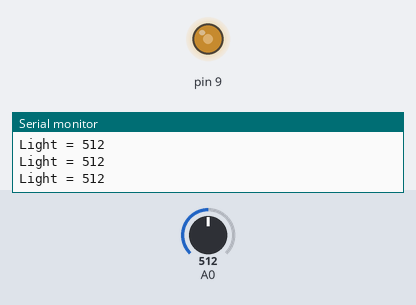
Bench run of a sketch on a simulated Arduino Uno, built with avr-gcc and run on an emulated ATmega328P. Parts: output pins drawn as LEDs (lit = HIGH), the last lines printed to the serial monitor. Inputs (shaded band) come from the test bench; at power-on: A0 = 512.

Above: at 1.2 s.
1.3 s: A0 set to 306
At 1.9 s:
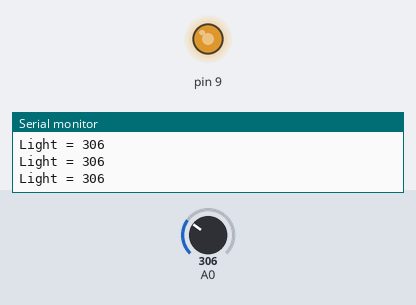
2.8 s: A0 set to 122
At 3.2 s:
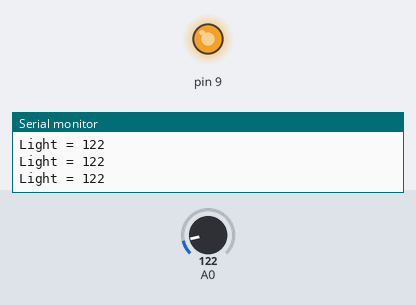
4.3 s: A0 set to 900
At 5.5 s:
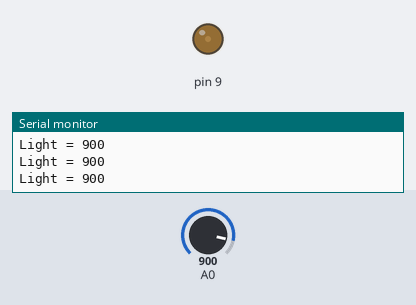
5.8 s: A0 set to 1023
At 7.0 s:
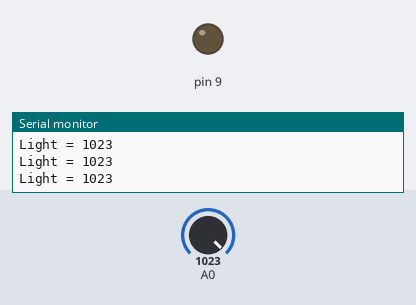
7.3 s: A0 set to 511
At 8.4 s:
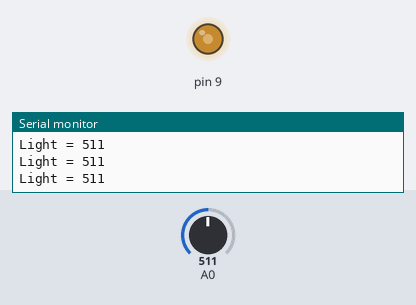
Timing chart, 0 to 9.8 s (numbered marks = the images above; inputs shaded):
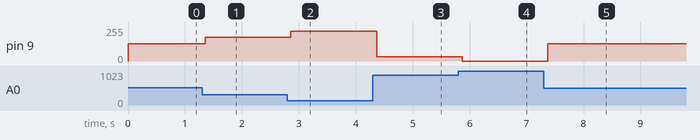

The sketch:

Zodo_Censer.ino
```cpp
void setup() {
  Serial.begin(9600);
}

void loop() {

  int light = map(analogRead(A0), 0, 1023, 255, 0);
  analogWrite(9, light);

  char pr[12];
  sprintf(pr, "Light = %d", analogRead(A0));
  Serial.println(pr);
  delay(150);
}
```

Measured:
- after the input at 1.3 s, pin 9: 128/255 → 179/255 after 0.06 s
- after the input at 2.8 s, pin 9: 179/255 → 225/255 after 0.06 s
- after the input at 4.3 s, pin 9: 225/255 → 31/255 after 0.07 s
- after the input at 5.8 s, pin 9: 31/255 → 0/255 after 0.07 s
- after the input at 7.3 s, pin 9: 0/255 → 128/255 after 0.08 s
